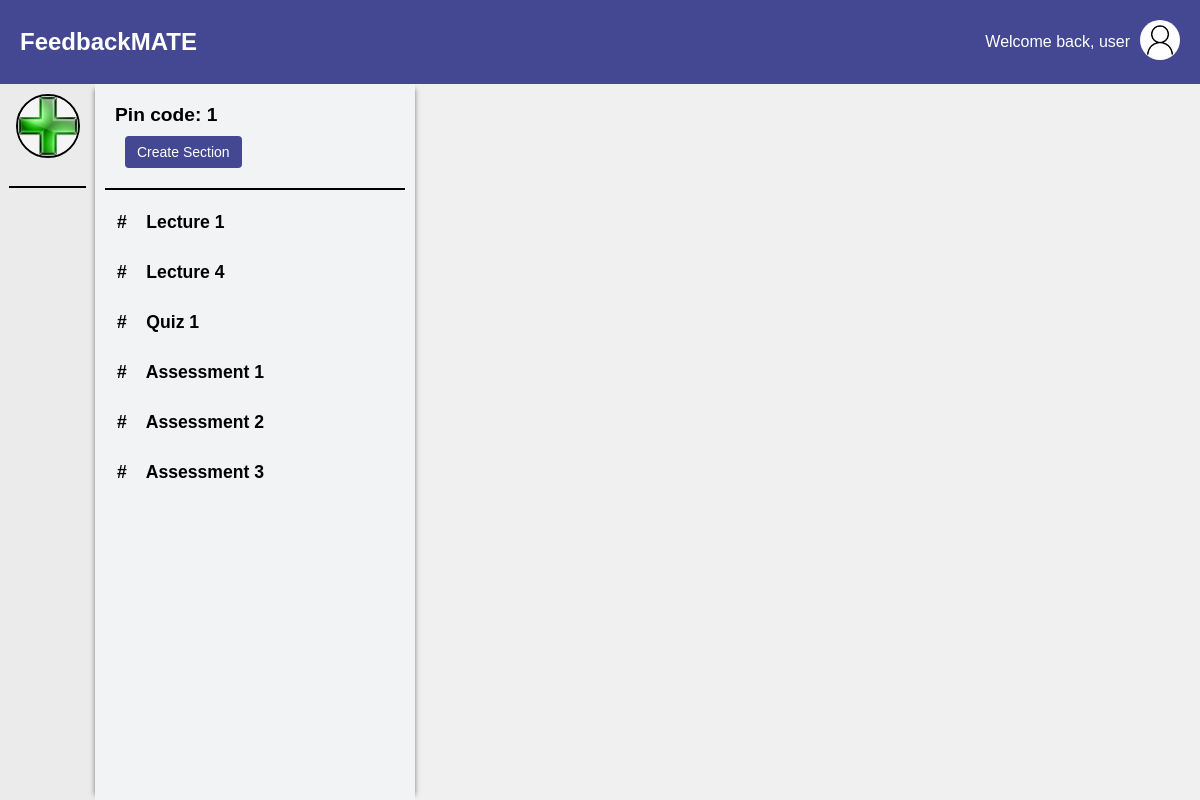
The page /teacher/channel/1/ (signed in) on the database as committed earlier.
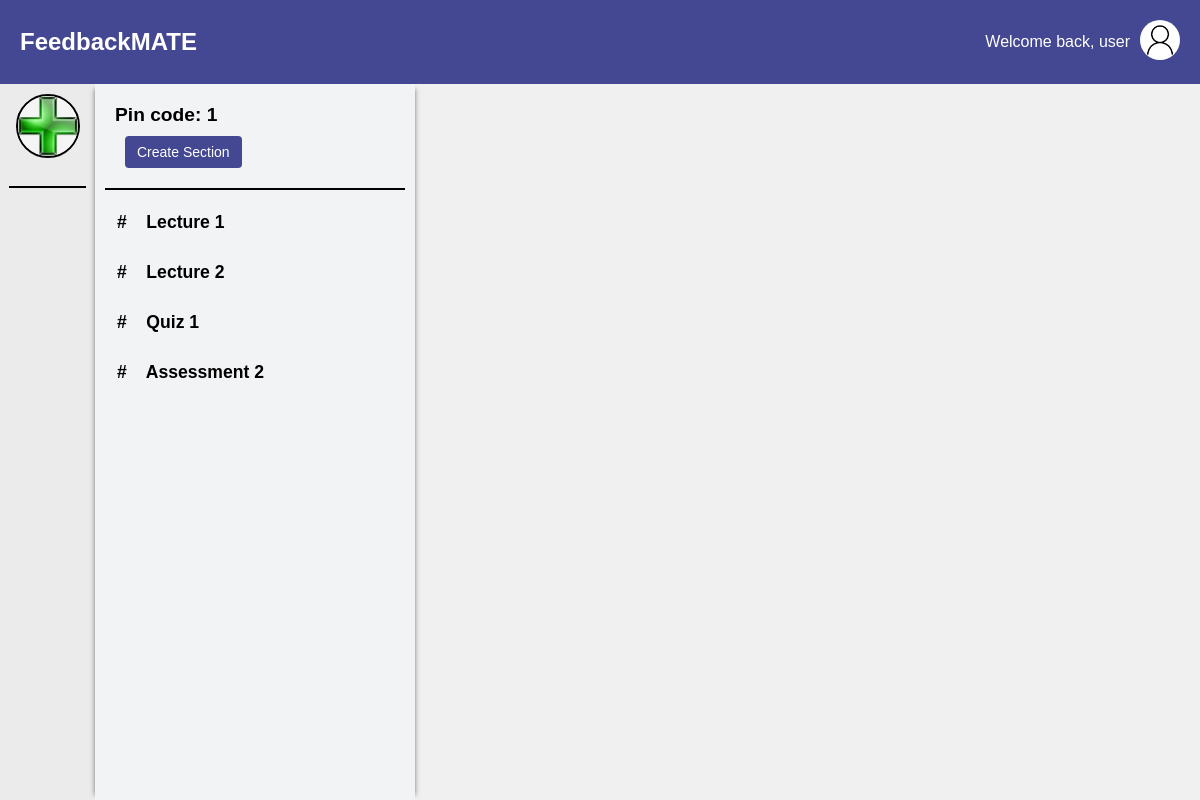
The same page on the database as committed later.
### main/models.py (models this page shows, shortened)
class Section(models.Model):
    channel = models.ForeignKey(Channel, on_delete=models.CASCADE)
    title = models.CharField(max_length=50)
    description = models.TextField(max_length=500, blank=True)

### main/views.py (the view)
# urls.py: path('teacher/channel/<int:channel_id>/', views.channel, name='channel-detail'),
def channel(request, channel_id):
    user_channels = Channel.objects.filter(user=request.user)
    current_channel = Channel.objects.get(id=channel_id)
    sections = Section.objects.filter(channel=current_channel)
    user_info = UserInfo.objects.get(user=request.user)
    return render(request, 'channel_detail.html', {
        'username': user_info.profile_name,
        'current_channel': current_channel,
        'sections': sections,
        'channels': user_channels,
        'user_image': user_info.user_image.url,
    })

### main/templates/channel_detail.html (shortened to what this page needs)
{% extends 'teacher.html' %}
{% load static %}
{% block content %}
<div class="section-nav">
    <div class="pin-code-display">
        Pin code: {{ current_channel.id }}
        <button onclick="location.href='{% url 'create-section' current_channel.id %}'" class="create-section-btn">Create Section</button>
    </div>
    {% block section %}
    {% for section in sections %}
      <div class="section-tooltip">
        <a href="{% url 'section' channel_id=section.channel.id section_id=section.id %}" class="section-item">
          #&nbsp;&nbsp;&nbsp; {{ section.title }}
        </a>
      </div>
    {% endfor %}
    {% endblock%}
</div>
{% endblock %}

Rows that differ between the two databases and show on the page:
removed Section: title "Assessment 1"
removed Section: title "Assessment 3"
changed Section: title "Lecture 4" → "Lecture 2"
